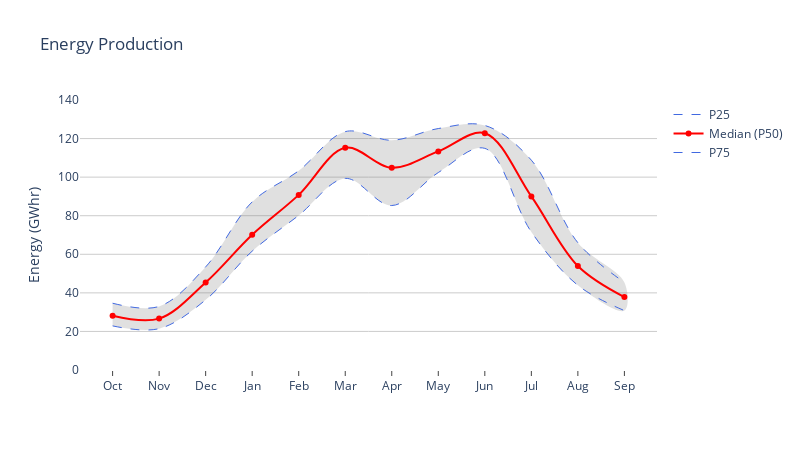

Here is the notebook cell this chart was saved with:
### Code cell
fig = go.Figure(
    data=[
        go.Scatter(
            x=pd.concat([calmonthly_ps['MonthName'],calmonthly_ps['MonthName'][::-1]]), 
            y=pd.concat([calmonthly_ps['P75'],calmonthly_ps['P25'][::-1]]),
            fill='toself',
            fillcolor='rgba(100,100,100,0.2)',
            line_shape='spline',
            line_width=0,
            hoverinfo='none',
            showlegend=False),
        go.Scatter(
            x=calmonthly_ps['MonthName'], 
            y=calmonthly_ps['P25'],
            hoverlabel=dict(bgcolor='rgba(200,200,200,0.2)'),
            hovertemplate='%{x}: %{y:0f} GWhr</br><extra></extra>',
            line_shape='spline',name='P25',mode='lines',line = dict(color='royalblue', width=1, dash='dash')),
        go.Scatter(
            x=calmonthly['MonthName'], 
            y=calmonthly['Energy_median'],
            hoverlabel=dict(bgcolor='rgba(200,200,200,0.2)'),
            hovertemplate='%{x}: %{y:0f} GWhr</br><extra></extra>',
            line_shape='spline',name='Median (P50)',line = dict(color='red', width=2)
        ),
        go.Scatter(
            x=calmonthly_ps['MonthName'], 
            y=calmonthly_ps['P75'],
            hoverlabel=dict(bgcolor='rgba(200,200,200,0.2)'),
            hovertemplate='%{x}: %{y:0f} GWhr</br><extra></extra>',
            line_shape='spline', name='P75',mode='lines',line = dict(color='royalblue', width=1, dash='dash'))
    ],
)
fig.update_layout(
    xaxis=dict(
        showline=False,
        showgrid=False,
        showticklabels=True,
        ticks='outside',
    ),
    yaxis=dict(
        title_text='Energy (GWhr)',
        showline=False,
        showgrid=True,
        showticklabels=True,
        gridcolor='rgb(204, 204, 204)',
        range=(0,140),
    ),
    width=800,
    autosize=False,
    title_text='Energy Production',
    plot_bgcolor='white'
)
fig.show()

### Figure 1 — Plotly figure (JSON) as saved in the notebook; plotly's stock layout.template omitted (floating-point values rounded to 4 significant figures)
{"data": [{"fill": "toself", "fillcolor": "rgba(100,100,100,0.2)", "hoverinfo": "none", "line": {"shape": "spline", "width": 0}, "showlegend": false, "type": "scatter", "x": ["Oct", "Nov", "Dec", "Jan", "Feb", "Mar", "Apr", "May", "Jun", "Jul", "Aug", "Sep", "Sep", "Aug", "Jul", "Jun", "May", "Apr", "Mar", "Feb", "Jan", "Dec", "Nov", "Oct"], "y": [22.88, 21.45, 36.38, 61.62, 80.17, 99.35, 85.27, 102.4, 114.9, 71.58, 43.92, 30.8, 45.42, 66, 108.8, 126.8, 125.2, 119.1, 123.6, 103.3, 87.15, 53.45, 32.98, 34.62]}, {"hoverinfo": "none", "line": {"color": "royalblue", "dash": "dash", "shape": "spline", "width": 1}, "mode": "lines", "name": "P25", "type": "scatter", "x": ["Oct", "Nov", "Dec", "Jan", "Feb", "Mar", "Apr", "May", "Jun", "Jul", "Aug", "Sep"], "y": [34.62, 32.98, 53.45, 87.15, 103.3, 123.6, 119.1, 125.2, 126.8, 108.8, 66, 45.42]}, {"hoverlabel": {"bgcolor": "rgba(200,200,200,0.2)"}, "hovertemplate": "%{x}: %{y:0f} GWhr</br><extra></extra>", "line": {"color": "red", "shape": "spline", "width": 2}, "name": "Median (P50)", "type": "scatter", "x": ["Oct", "Nov", "Dec", "Jan", "Feb", "Mar", "Apr", "May", "Jun", "Jul", "Aug", "Sep"], "y": [28.1, 26.65, 45.35, 70.1, 90.8, 115.2, 104.8, 113.3, 122.8, 90, 53.9, 37.8]}, {"hoverinfo": "none", "line": {"color": "royalblue", "dash": "dash", "shape": "spline", "width": 1}, "mode": "lines", "name": "P75", "type": "scatter", "x": ["Oct", "Nov", "Dec", "Jan", "Feb", "Mar", "Apr", "May", "Jun", "Jul", "Aug", "Sep"], "y": [22.88, 21.45, 36.38, 61.62, 80.17, 99.35, 85.27, 102.4, 114.9, 71.58, 43.92, 30.8]}], "layout": {"autosize": false, "height": 450, "plot_bgcolor": "white", "title": {"text": "Energy Production"}, "width": 800, "xaxis": {"autorange": true, "range": [-0.7018, 11.7], "showgrid": false, "showline": false, "showticklabels": true, "ticks": "outside", "type": "category"}, "yaxis": {"gridcolor": "rgb(204, 204, 204)", "range": [0, 140], "showgrid": true, "showline": false, "showticklabels": true, "title": {"text": "Energy (GWhr)"}, "type": "linear"}}}
